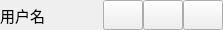
    <widget class="QWidget" name="toolWidget" native="true">
     <property name="sizePolicy">
      <sizepolicy hsizetype="Expanding" vsizetype="Expanding">
       <horstretch>0</horstretch>
       <verstretch>0</verstretch>
      </sizepolicy>
     </property>
     <property name="minimumSize">
      <size>
       <width>40</width>
       <height>30</height>
      </size>
     </property>
     <property name="maximumSize">
      <size>
       <width>16777215</width>
       <height>30</height>
      </size>
     </property>
     <layout class="QHBoxLayout" name="horizontalLayout_4">
      <property name="spacing">
       <number>0</number>
      </property>
      <property name="leftMargin">
       <number>0</number>
      </property>
      <property name="topMargin">
       <number>0</number>
      </property>
      <property name="rightMargin">
       <number>0</number>
      </property>
      <property name="bottomMargin">
       <number>0</number>
      </property>
      <item>
       <widget class="QLabel" name="mainUserLabel">
        <property name="font">
         <font>
          <pointsize>11</pointsize>
         </font>
        </property>
        <property name="text">
         <string>用户名</string>
        </property>
       </widget>
      </item>
      <item>
       <spacer name="horizontalSpacer_5">
        <property name="orientation">
         <enum>Qt::Orientation::Horizontal</enum>
        </property>
        <property name="sizeHint" stdset="0">
         <size>
          <width>58</width>
          <height>20</height>
         </size>
        </property>
       </spacer>
      </item>
      <item>
       <widget class="QToolButton" name="minToolButton">
        <property name="minimumSize">
         <size>
          <width>40</width>
          <height>30</height>
         </size>
        </property>
        <property name="maximumSize">
         <size>
          <width>40</width>
          <height>30</height>
         </size>
        </property>
        <property name="toolTip">
         <string>最小化</string>
        </property>
        <property name="text">
         <string/>
        </property>
        <property name="icon">
         <iconset resource="Icons.qrc">
          <normaloff>:/imgs/min.svg</normaloff>:/imgs/min.svg</iconset>
        </property>
       </widget>
      </item>
      <item>
       <widget class="QToolButton" name="maxToolButton">
        <property name="minimumSize">
         <size>
          <width>40</width>
          <height>30</height>
         </size>
        </property>
        <property name="maximumSize">
         <size>
          <width>40</width>
          <height>30</height>
         </size>
        </property>
        <property name="toolTip">
         <string>最大化</string>
        </property>
        <property name="text">
         <string/>
        </property>
        <property name="icon">
         <iconset resource="Icons.qrc">
          <normaloff>:/imgs/max1.svg</normaloff>:/imgs/max1.svg</iconset>
        </property>
       </widget>
      </item>
      <item>
       <widget class="QToolButton" name="closeToolButton">
        <property name="minimumSize">
         <size>
          <width>40</width>
          <height>30</height>
         </size>
        </property>
        <property name="maximumSize">
         <size>
          <width>40</width>
          <height>30</height>
         </size>
        </property>
        <property name="toolTip">
         <string>关闭</string>
        </property>
        <property name="text">
         <string/>
        </property>
        <property name="iconSize">
         <size>
          <width>14</width>
          <height>14</height>
         </size>
        </property>
       </widget>
      </item>
     </layout>
    </widget>
